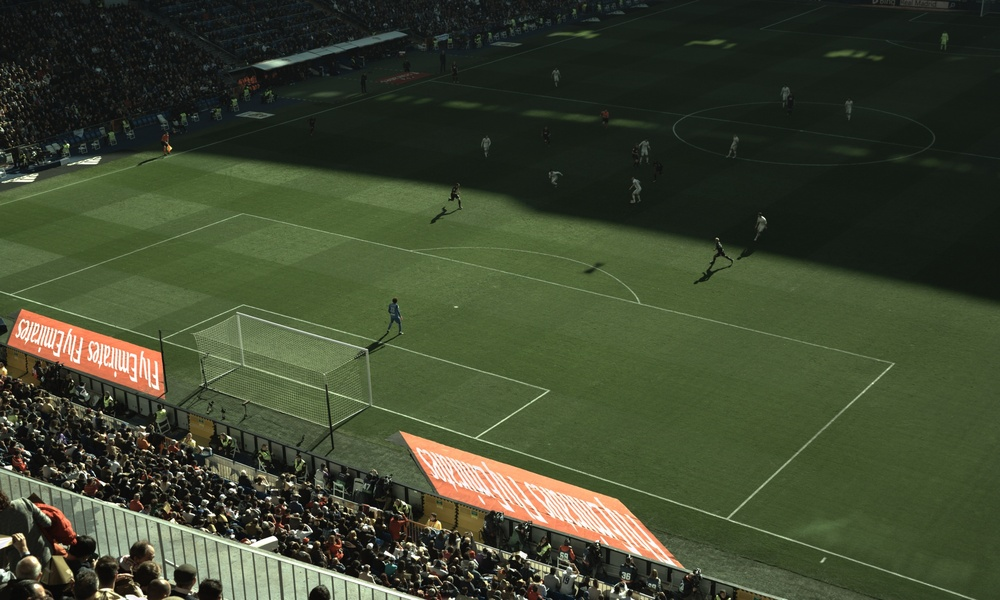
#> input picture shadow/C021.jpg, 1000 x 600 px, shrunk from 2560 x 1536 before the run, found by its file name
$ python shadow-removal-01.py   (older library calls are emulated)
#> lines starting #> are read from the running program, lines starting #| are printed output that depends on the picture
import cv2
import numpy as np

img = cv2.imread(".\C021.jpg", -1)
#> img is the input picture: shape (600, 1000, 3); mean B, G, R 47.7, 70.3, 62.1

rgb_planes = cv2.split(img)

result_planes = []
result_norm_planes = []
for plane in rgb_planes:
    dilated_img = cv2.dilate(plane, np.ones((7,7), np.uint8))
    bg_img = cv2.medianBlur(dilated_img, 21)
    diff_img = 255 - cv2.absdiff(plane, bg_img)
    norm_img = cv2.normalize(diff_img,None, alpha=0, beta=255, norm_type=cv2.NORM_MINMAX, dtype=cv2.CV_8UC1)
    result_planes.append(diff_img)
    result_norm_planes.append(norm_img)
#> this loop made 3 passes
#> pass 1, `dilated_img = cv2.dilate(plane, np.ones((7,7), np.uint8))`:
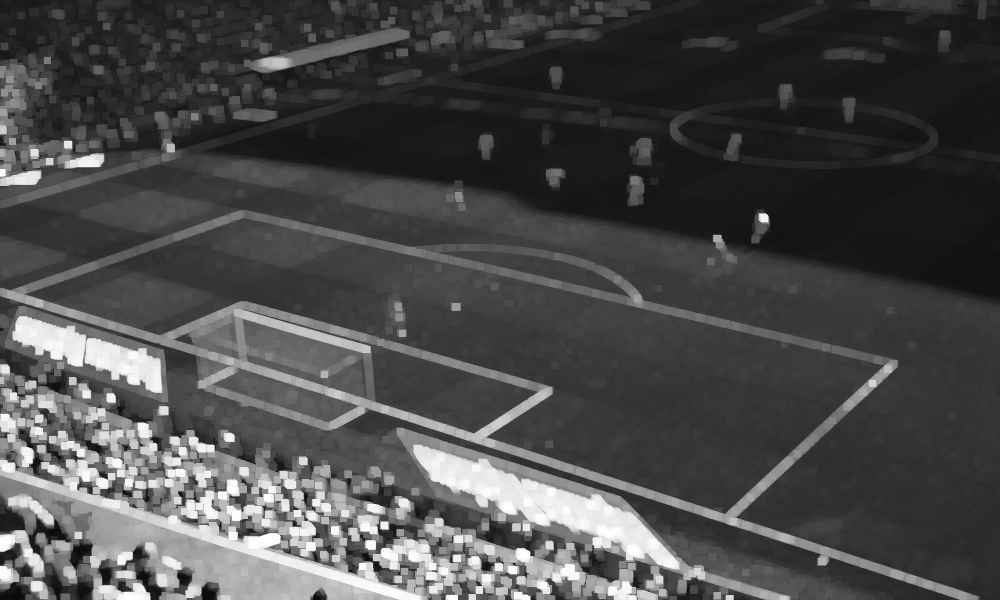
#> dilated_img: shape (600, 1000); min 9, max 255, mean 74.3
#> pass 1, `bg_img = cv2.medianBlur(dilated_img, 21)`:
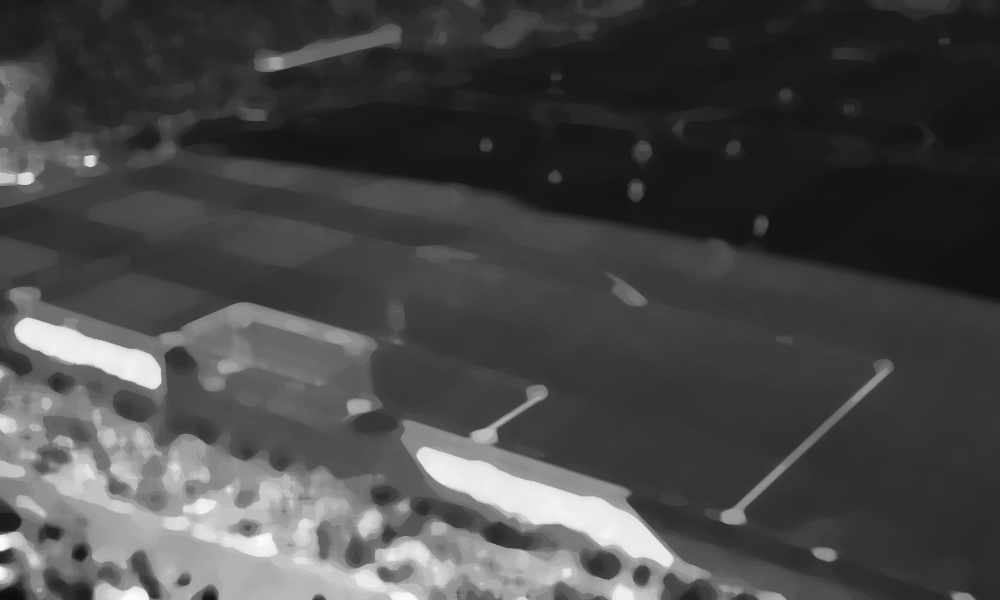
#> bg_img: shape (600, 1000); min 12, max 252, mean 71.6
#> pass 1, `diff_img = 255 - cv2.absdiff(plane, bg_img)`:
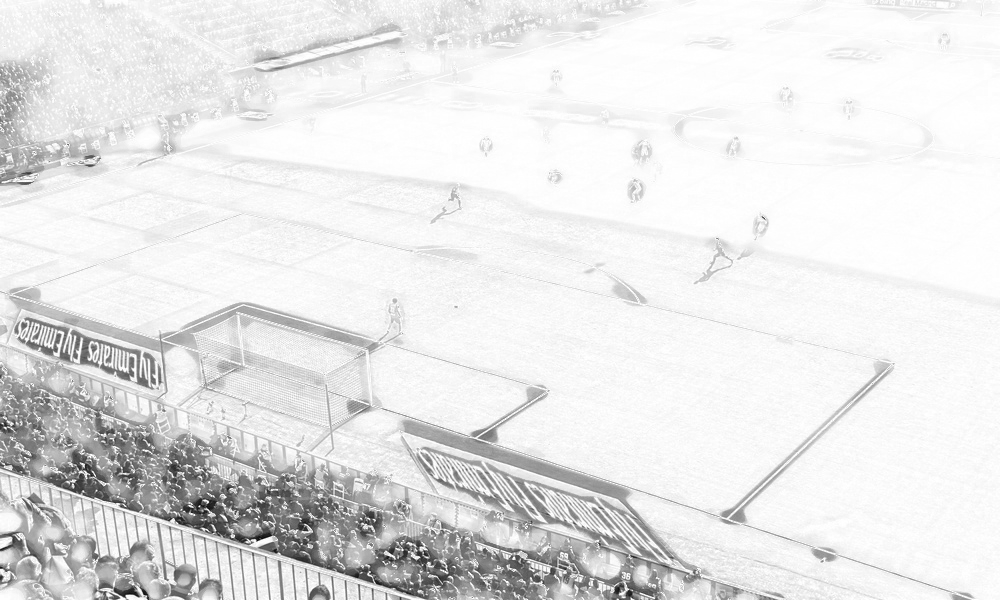
#> diff_img: shape (600, 1000); min 9, max 255, mean 230.1
#> after the loop:
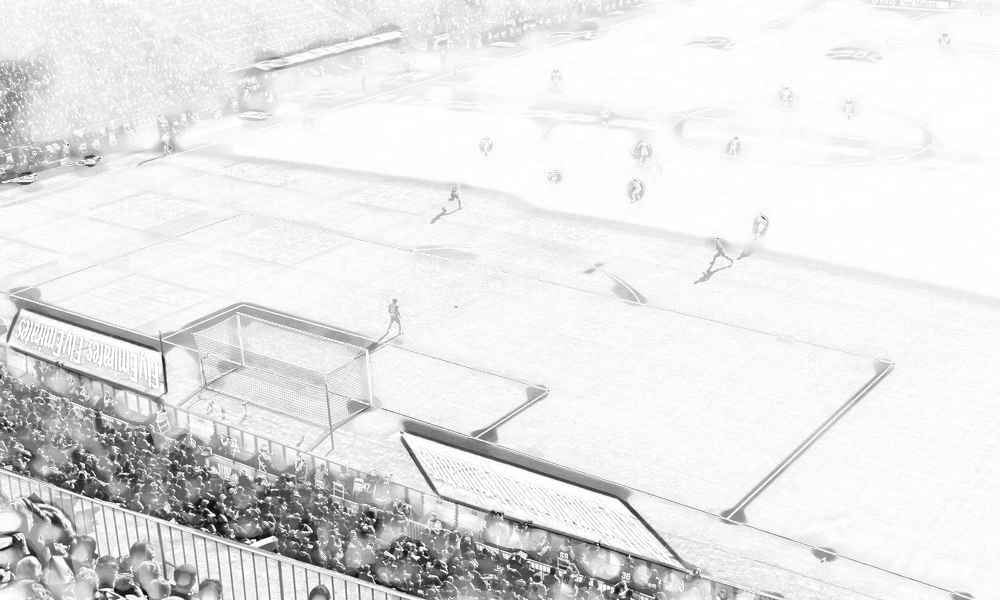
#> diff_img: shape (600, 1000); min 1, max 255, mean 229.6
#> after the loop:
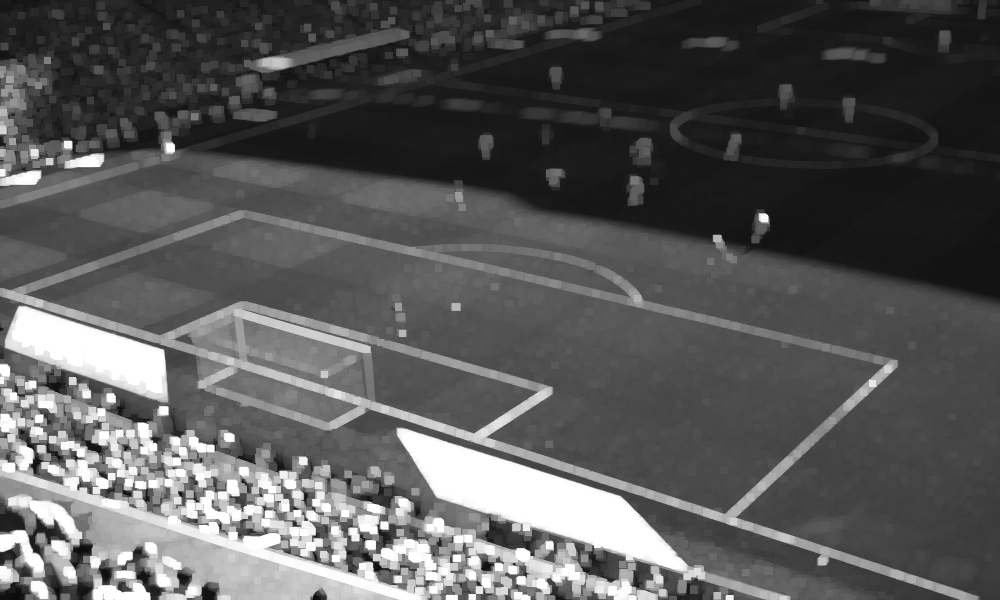
#> dilated_img: shape (600, 1000); min 11, max 255, mean 88.5
#> after the loop, result_norm_planes = 3 items; result_planes = 3 items

result = cv2.merge(result_planes)
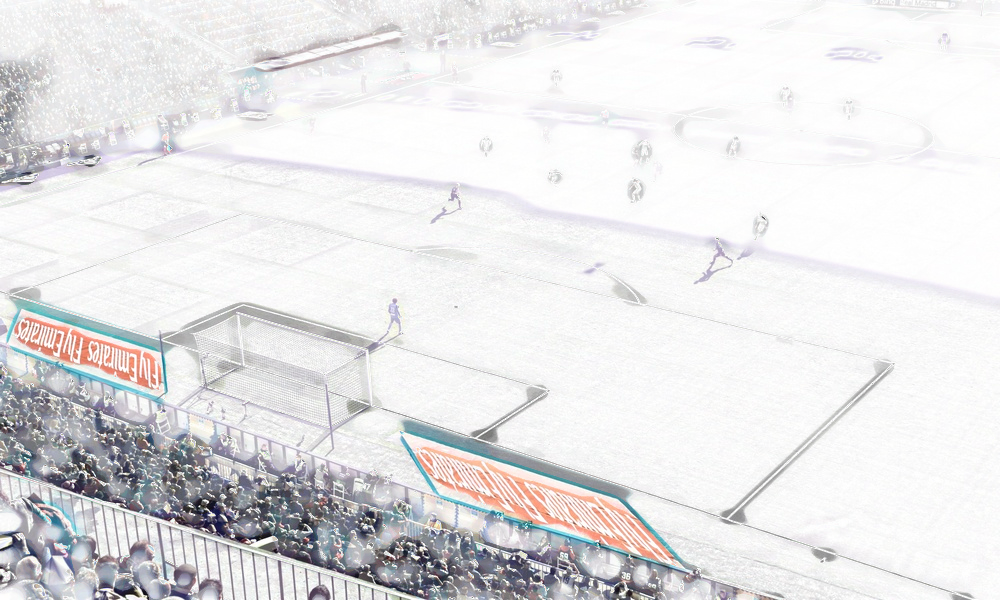
#> result: shape (600, 1000, 3); mean of channels 0, 1, 2 230.1, 228.9, 229.6; drawn as B, G, R
result_norm = cv2.merge(result_norm_planes)

cv2.imwrite('shadows_out.png', result)
cv2.imwrite('shadows_out_norm.png', result_norm)

$ run again, with shadow/shadow2.jpg copied over shadow/C021.jpg
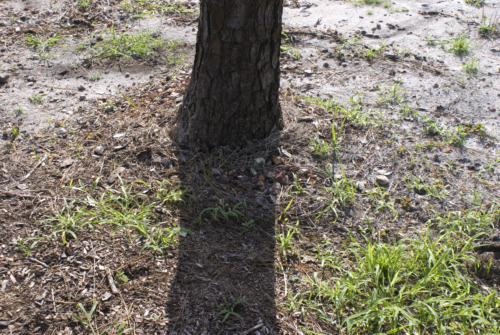
#> input picture shadow/shadow2.jpg, 500 x 335 px, found by its file name
#> img is the input picture: shape (335, 500, 3); mean B, G, R 108.9, 121.8, 127.4
#> the loop `for plane in rgb_planes:` made 3 passes
#> after the loop `for plane in rgb_planes:`:
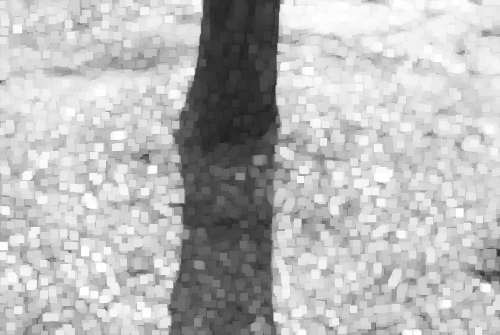
#> dilated_img: shape (335, 500); min 34, max 255, mean 185.1
#> after the loop `for plane in rgb_planes:`: result_norm_planes = 3 items
#> `result_norm = cv2.merge(result_norm_planes)`:
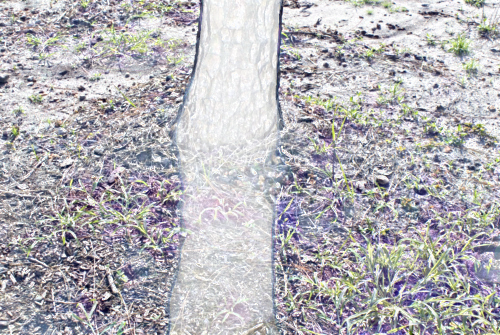
#> result_norm: shape (335, 500, 3); mean of channels 0, 1, 2 182.8, 178.1, 179.8; drawn as B, G, R

$ run again, with shadow/shadow3.jpg copied over shadow/C021.jpg
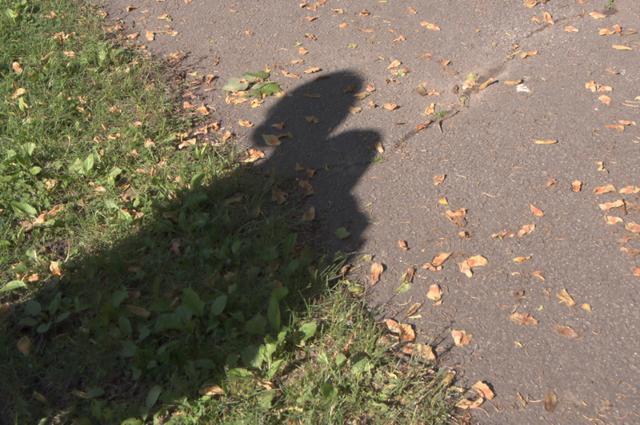
#> input picture shadow/shadow3.jpg, 640 x 425 px, found by its file name
#> img is the input picture: shape (425, 640, 3); mean B, G, R 95, 114, 124.5
#> the loop `for plane in rgb_planes:` made 3 passes
#> after the loop `for plane in rgb_planes:`:
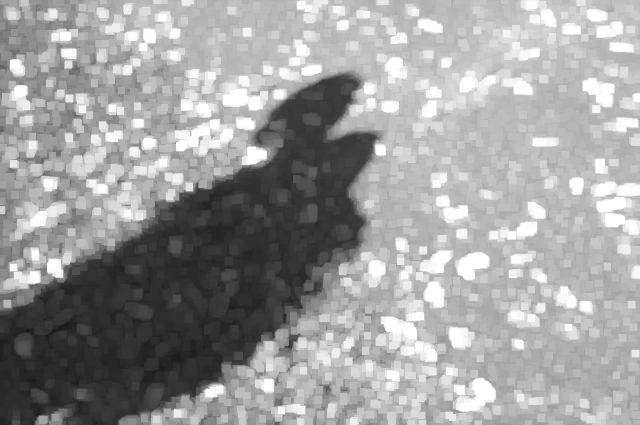
#> dilated_img: shape (425, 640); min 24, max 255, mean 158.2
#> after the loop `for plane in rgb_planes:`: result_norm_planes = 3 items
#> `result_norm = cv2.merge(result_norm_planes)`:
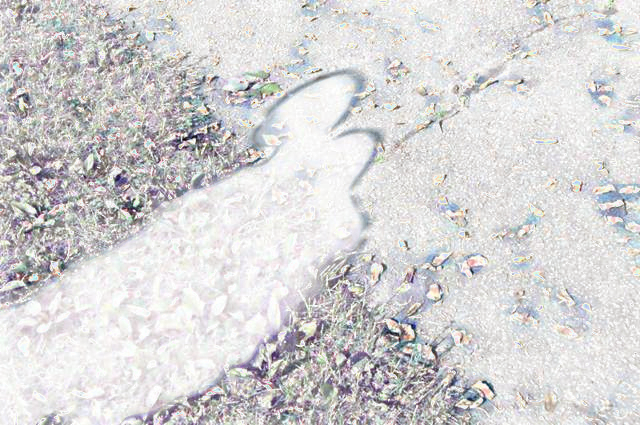
#> result_norm: shape (425, 640, 3); mean of channels 0, 1, 2 212.8, 212.3, 213.4; drawn as B, G, R
